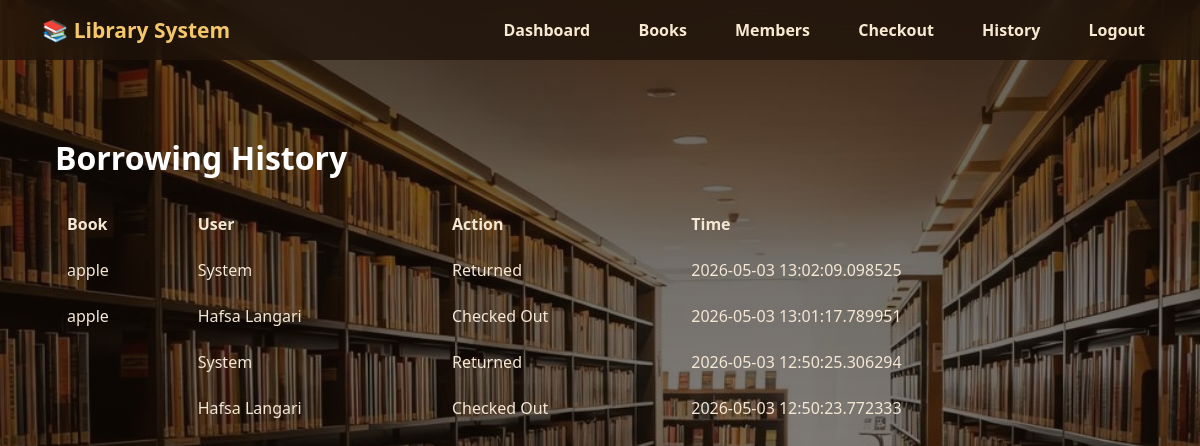
The page /history (signed in) on the database its author committed.
### app/models.py (models this page shows, shortened)
class History(db.Model):
    id = db.Column(db.Integer, primary_key=True)
    book_id = db.Column(db.Integer, db.ForeignKey('book.id'))
    user_id = db.Column(db.Integer, db.ForeignKey('user.id'))
    action = db.Column(db.String(50))  # Checked Out / Returned
    timestamp = db.Column(db.DateTime, default=datetime.utcnow)
    book = db.relationship('Book')
    user = db.relationship('User')

class Book(db.Model):
    id = db.Column(db.Integer, primary_key=True)
    title = db.Column(db.String(150), nullable=False)
    author = db.Column(db.String(100), nullable=False)
    publication_year = db.Column(db.Integer, nullable=False)
    language = db.Column(db.String(50), nullable=False)
    category = db.Column(db.String(80), nullable=True)
    status = db.Column(db.String(20), default="Available")

class User(db.Model):
    id = db.Column(db.Integer, primary_key=True)
    name = db.Column(db.String(100), nullable=False)

### app/__init__.py (the view)
    @app.route("/history")
    def history():
        if not is_logged_in():
            return redirect(url_for("login"))
        records = History.query.order_by(History.timestamp.desc()).all()
        return render_template("history.html", records=records)

### app/templates/history.html
{% extends "base.html" %}
{% block content %}
<h1>Borrowing History</h1>
<table>
    <tr>
        <th>Book</th>
        <th>User</th>
        <th>Action</th>
        <th>Time</th>
    </tr>
    {% for r in records %}
    <tr>
        <td>{{ r.book.title }}</td>
        <td>{{ r.user.name if r.user else "System" }}</td>
        <td>{{ r.action }}</td>
        <td>{{ r.timestamp }}</td>
    </tr>
    {% endfor %}
</table>
{% endblock %}

### app/templates/base.html (shortened to what this page needs)
<!DOCTYPE html>
<html lang="en">
<head>
    <link rel="stylesheet" href="{{ url_for('static', filename='css/style.css') }}">
</head>
<body>
    <nav class="navbar">
        <div class="logo">📚 Library System</div>
        <div class="nav-links">
            <a href="/">Dashboard</a>
            <a href="/books">Books</a>
            <a href="/history">Members</a>
            <a href="/books">Checkout</a>
            <a href="/history">History</a>
            <a href="/logout">Logout</a>
        </div>
    </nav>
    <main class="container">
        {% block content %}{% endblock %}
    </main>
</body>
</html>

### app/static/css/style.css (style rules this page uses)
* { box-sizing: border-box; }
body { margin: 0; font-family: "Poppins", "Segoe UI", sans-serif; background: url("/static/images/bg.jpg") no-repeat center center fixed; background-size: cover; color: #fff; }
body::before { content: ""; position: fixed; inset: 0; background: linear-gradient( rgba(20, 12, 6, 0.65), rgba(20, 12, 6, 0.45) ); z-index: -1; }
.navbar { background: rgba(30, 18, 9, 0.78); backdrop-filter: blur(14px); padding: 16px 42px; display: flex; justify-content: space-between; align-items: center; }
.logo { font-size: 21px; font-weight: 800; color: #f4c76b; }
.nav-links a { margin-left: 18px; color: #f8ead2; text-decoration: none; font-weight: 600; padding: 8px 13px; border-radius: 20px; transition: 0.3s; }
.container { padding: 55px; min-height: 100vh; }
table { width: 100%; border-collapse: collapse; color: #f4e7d4; }
th, td { padding: 12px; text-align: left; }

### rows shown on the page
History: book "apple", user "System", action "Returned", timestamp "2026-05-03 13:02:09.098525"
History: book "apple", user "Hafsa Langari", action "Checked Out", timestamp "2026-05-03 13:01:17.789951"
History: user "System", action "Returned", timestamp "2026-05-03 12:50:25.306294"
History: user "Hafsa Langari", action "Checked Out", timestamp "2026-05-03 12:50:23.772333"
